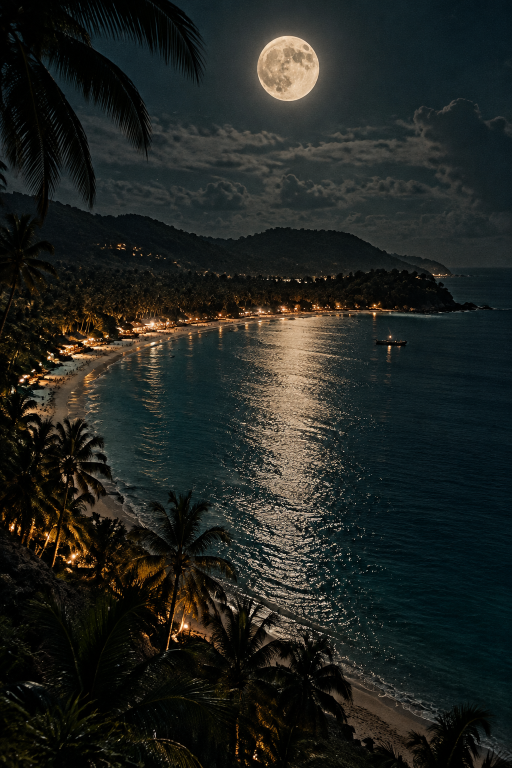
#> input picture pdf-build/raw/full-moon-cover-v1.png, 1024 x 1536 px (shown at 1/2 size)
$ python prepare-full-moon-assets.py
#> lines starting #> are read from the running program, lines starting #| are printed output that depends on the picture
"""Create new, aspect-preserving Full Moon derivatives; preserve all existing assets."""
from pathlib import Path
from PIL import Image, ImageOps

root = Path(__file__).parent
public = root.parent / "web" / "public"
assets = {
    "thailand-full-moon-cover-v1.jpg": "full-moon-cover-v1.png",
    "thailand-krabi-islands-v1.jpg": "full-moon-krabi-v1.png",
    "thailand-samui-morning-v1.jpg": "full-moon-samui-v1.png",
}
for name, source in assets.items():
    original = Image.open(root / "raw" / source).convert("RGB")
#> original is the input picture: PIL image 1024x1536 RGB; mean R, G, B 32.3, 35.6, 31.9
    original.thumbnail((1600, 1800), Image.Resampling.LANCZOS)
    destination = public / name
    if destination.exists():
        raise RuntimeError(f"Refusing to replace published artwork: {destination}")
    original.save(destination, quality=90, optimize=True)
#> pass 2 of the loop `for name, source in assets.items():`:
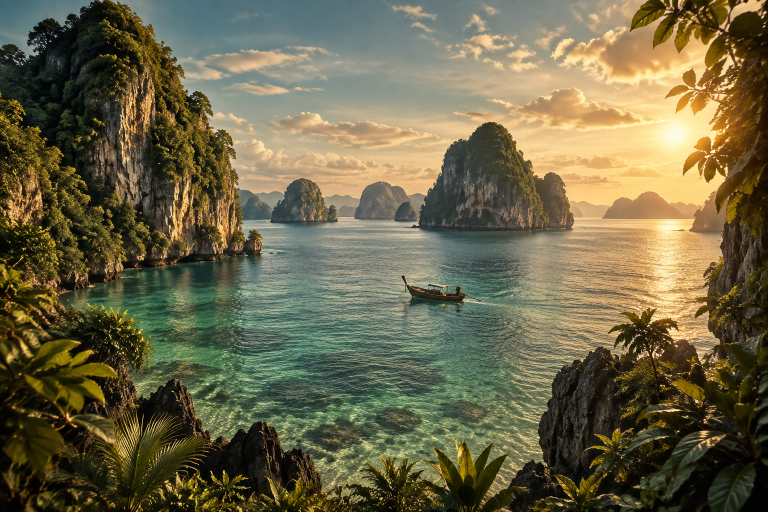
#> input picture pdf-build/raw/full-moon-krabi-v1.png, 1536 x 1024 px (shown at 1/2 size)
#> original is the input picture: PIL image 1536x1024 RGB; mean R, G, B 108.4, 101.7, 72
#> pass 3 of the loop `for name, source in assets.items():`:
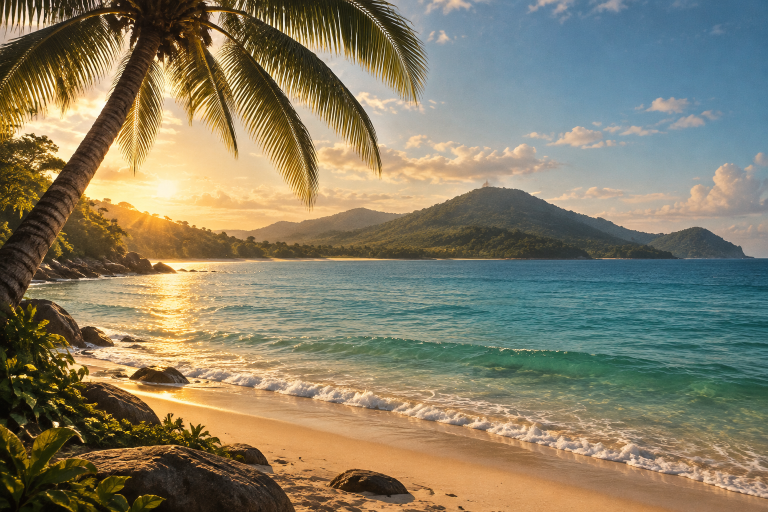
#> input picture pdf-build/raw/full-moon-samui-v1.png, 1536 x 1024 px (shown at 1/2 size)
#> original is the input picture: PIL image 1536x1024 RGB; mean R, G, B 134, 126.2, 102

cover = Image.open(public / "thailand-full-moon-cover-v1.jpg").convert("RGB")
ImageOps.fit(cover, (1191, 1684), Image.Resampling.LANCZOS).save(root / "img2" / "full-moon-cover.jpg", quality=92, optimize=True)
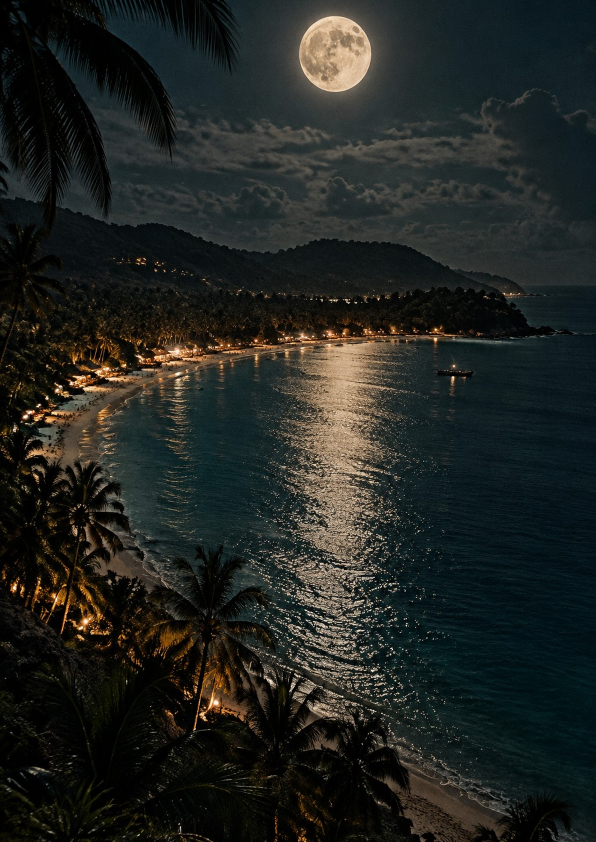
#> saved as full-moon-cover.jpg: PIL image 1191x1684 RGB (shown at 1/2 size); mean R, G, B 33.4, 36.6, 33.2
for name in [*assets, "starboy-phuket-beach-20260911.jpg", "starboy-old-town-20260911.jpg"]:
    original = Image.open(public / name).convert("RGB")
    band = ImageOps.fit(original, (1600, 753), Image.Resampling.LANCZOS, centering=(0.5, 0.45))
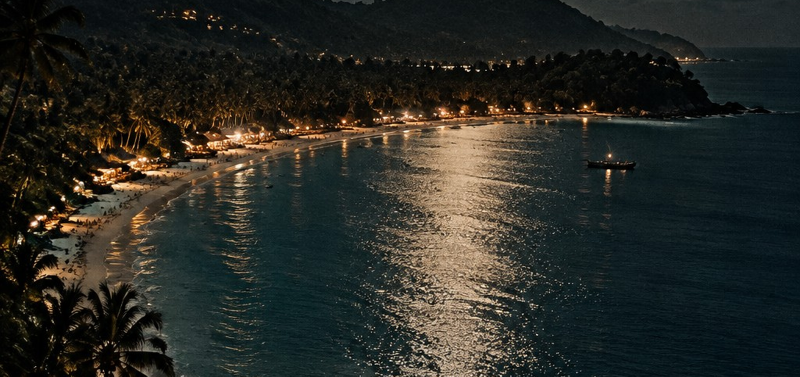
#> band: PIL image 1600x753 RGB (shown at 1/2 size); mean R, G, B 40.7, 41.9, 36.5
    band.save(root / "img2" / f"full-moon-{Path(name).stem}-band.jpg", quality=91, optimize=True)
#> pass 2 of the loop `for name in [*assets, "starboy-phuket-beach-20260911.jpg", "starboy-ol..`:
#> `band = ImageOps.fit(original, (1600, 753), Image.Resampling.LANCZOS, c..`:
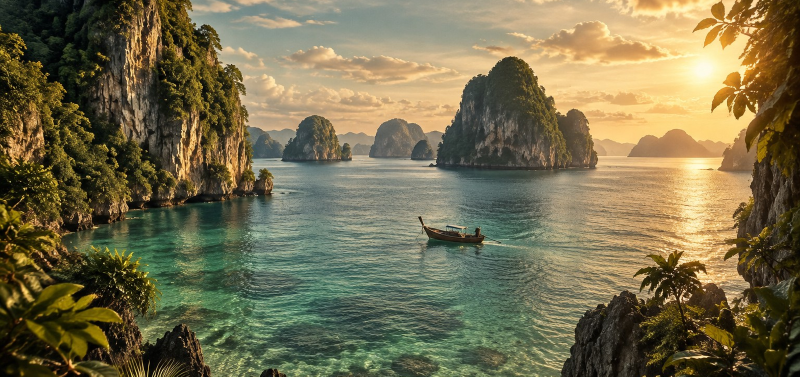
#> band: PIL image 1600x753 RGB (shown at 1/2 size); mean R, G, B 117.8, 109.6, 77.5
#> pass 3 of the loop `for name in [*assets, "starboy-phuket-beach-20260911.jpg", "starboy-ol..`:
#> `band = ImageOps.fit(original, (1600, 753), Image.Resampling.LANCZOS, c..`:
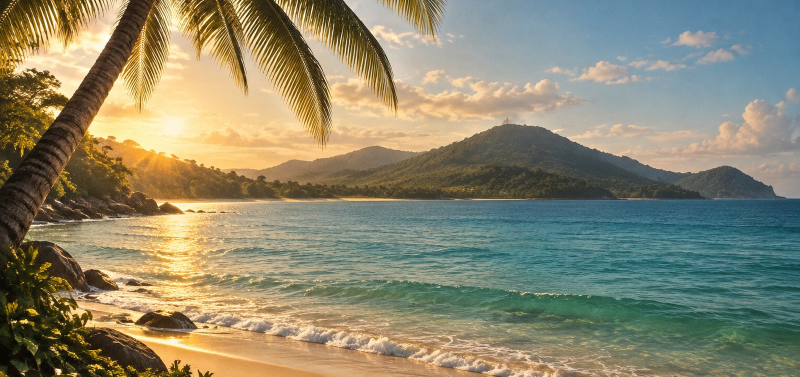
#> band: PIL image 1600x753 RGB (shown at 1/2 size); mean R, G, B 139.4, 135.1, 110.4
#> (the run stopped early here; a loop or call above may not have finished)
